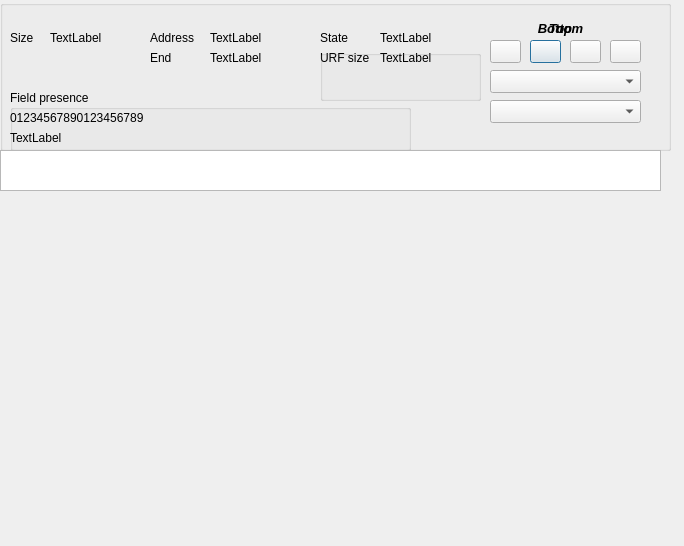
<?xml version="1.0" encoding="UTF-8"?>
<ui version="4.0">
 <class>ZRawMasterFileVisu</class>
 <widget class="QDialog" name="ZRawMasterFileVisu">
  <property name="geometry">
   <rect>
    <x>0</x>
    <y>0</y>
    <width>684</width>
    <height>546</height>
   </rect>
  </property>
  <property name="windowTitle">
   <string>Dialog</string>
  </property>
  <widget class="QGroupBox" name="groupBox">
   <property name="geometry">
    <rect>
     <x>0</x>
     <y>0</y>
     <width>671</width>
     <height>151</height>
    </rect>
   </property>
   <property name="title">
    <string/>
   </property>
   <widget class="QLabel" name="label">
    <property name="geometry">
     <rect>
      <x>150</x>
      <y>30</y>
      <width>54</width>
      <height>15</height>
     </rect>
    </property>
    <property name="text">
     <string>Address</string>
    </property>
   </widget>
   <widget class="QLabel" name="BeginLBl">
    <property name="geometry">
     <rect>
      <x>210</x>
      <y>30</y>
      <width>101</width>
      <height>16</height>
     </rect>
    </property>
    <property name="text">
     <string>TextLabel</string>
    </property>
   </widget>
   <widget class="QLabel" name="label_2">
    <property name="geometry">
     <rect>
      <x>150</x>
      <y>50</y>
      <width>54</width>
      <height>15</height>
     </rect>
    </property>
    <property name="text">
     <string>End</string>
    </property>
   </widget>
   <widget class="QLabel" name="EndLBl">
    <property name="geometry">
     <rect>
      <x>210</x>
      <y>50</y>
      <width>111</width>
      <height>16</height>
     </rect>
    </property>
    <property name="text">
     <string>TextLabel</string>
    </property>
   </widget>
   <widget class="QLabel" name="label_3">
    <property name="geometry">
     <rect>
      <x>320</x>
      <y>30</y>
      <width>54</width>
      <height>15</height>
     </rect>
    </property>
    <property name="text">
     <string>State</string>
    </property>
   </widget>
   <widget class="QLabel" name="StateLBl">
    <property name="geometry">
     <rect>
      <x>380</x>
      <y>30</y>
      <width>81</width>
      <height>16</height>
     </rect>
    </property>
    <property name="text">
     <string>TextLabel</string>
    </property>
   </widget>
   <widget class="QPushButton" name="BackwardBTn">
    <property name="geometry">
     <rect>
      <x>530</x>
      <y>40</y>
      <width>31</width>
      <height>23</height>
     </rect>
    </property>
    <property name="text">
     <string/>
    </property>
    <property name="icon">
     <iconset>
      <normaloff>../../zqt/icons/backward.gif</normaloff>../../zqt/icons/backward.gif</iconset>
    </property>
   </widget>
   <widget class="QPushButton" name="ForwardBTn">
    <property name="geometry">
     <rect>
      <x>570</x>
      <y>40</y>
      <width>31</width>
      <height>23</height>
     </rect>
    </property>
    <property name="text">
     <string/>
    </property>
    <property name="icon">
     <iconset>
      <normaloff>../../zqt/icons/forward.gif</normaloff>../../zqt/icons/forward.gif</iconset>
    </property>
   </widget>
   <widget class="QPushButton" name="BeginBTn">
    <property name="geometry">
     <rect>
      <x>490</x>
      <y>40</y>
      <width>31</width>
      <height>23</height>
     </rect>
    </property>
    <property name="text">
     <string/>
    </property>
    <property name="icon">
     <iconset>
      <normaloff>../../zqt/icons/tobegin.gif</normaloff>../../zqt/icons/tobegin.gif</iconset>
    </property>
   </widget>
   <widget class="QPushButton" name="EndBTn">
    <property name="geometry">
     <rect>
      <x>610</x>
      <y>40</y>
      <width>31</width>
      <height>23</height>
     </rect>
    </property>
    <property name="text">
     <string/>
    </property>
    <property name="icon">
     <iconset>
      <normaloff>../../zqt/icons/toend.gif</normaloff>../../zqt/icons/toend.gif</iconset>
    </property>
   </widget>
   <widget class="QLabel" name="label_4">
    <property name="geometry">
     <rect>
      <x>10</x>
      <y>30</y>
      <width>54</width>
      <height>15</height>
     </rect>
    </property>
    <property name="text">
     <string>Size</string>
    </property>
   </widget>
   <widget class="QLabel" name="FileSizeLBl">
    <property name="geometry">
     <rect>
      <x>50</x>
      <y>30</y>
      <width>101</width>
      <height>16</height>
     </rect>
    </property>
    <property name="text">
     <string>TextLabel</string>
    </property>
   </widget>
   <widget class="QLabel" name="TopLBl">
    <property name="geometry">
     <rect>
      <x>490</x>
      <y>20</y>
      <width>141</width>
      <height>16</height>
     </rect>
    </property>
    <property name="font">
     <font>
      <pointsize>10</pointsize>
      <weight>75</weight>
      <italic>true</italic>
      <bold>true</bold>
     </font>
    </property>
    <property name="text">
     <string>Top</string>
    </property>
    <property name="alignment">
     <set>Qt::AlignCenter</set>
    </property>
   </widget>
   <widget class="QLabel" name="BottomLBl">
    <property name="geometry">
     <rect>
      <x>490</x>
      <y>20</y>
      <width>141</width>
      <height>16</height>
     </rect>
    </property>
    <property name="font">
     <font>
      <pointsize>10</pointsize>
      <weight>75</weight>
      <italic>true</italic>
      <bold>true</bold>
     </font>
    </property>
    <property name="text">
     <string>Bottom</string>
    </property>
    <property name="alignment">
     <set>Qt::AlignCenter</set>
    </property>
   </widget>
   <widget class="QLabel" name="URFSizeLabelLBl">
    <property name="geometry">
     <rect>
      <x>320</x>
      <y>50</y>
      <width>54</width>
      <height>15</height>
     </rect>
    </property>
    <property name="text">
     <string>URF size</string>
    </property>
   </widget>
   <widget class="QLabel" name="URFSizeLBl">
    <property name="geometry">
     <rect>
      <x>380</x>
      <y>50</y>
      <width>81</width>
      <height>16</height>
     </rect>
    </property>
    <property name="text">
     <string>TextLabel</string>
    </property>
   </widget>
   <widget class="QComboBox" name="ViewModeCBx">
    <property name="geometry">
     <rect>
      <x>490</x>
      <y>70</y>
      <width>151</width>
      <height>23</height>
     </rect>
    </property>
   </widget>
   <widget class="QLabel" name="FieldsNbLBl">
    <property name="geometry">
     <rect>
      <x>80</x>
      <y>50</y>
      <width>31</width>
      <height>16</height>
     </rect>
    </property>
    <property name="text">
     <string/>
    </property>
   </widget>
   <widget class="QGroupBox" name="ColorsGBx">
    <property name="geometry">
     <rect>
      <x>320</x>
      <y>50</y>
      <width>161</width>
      <height>51</height>
     </rect>
    </property>
    <property name="title">
     <string/>
    </property>
    <widget class="QLabel" name="HeaderColorLBl">
     <property name="geometry">
      <rect>
       <x>70</x>
       <y>30</y>
       <width>21</width>
       <height>21</height>
      </rect>
     </property>
     <property name="text">
      <string/>
     </property>
    </widget>
    <widget class="QLabel" name="PresenceColorLBl">
     <property name="geometry">
      <rect>
       <x>100</x>
       <y>30</y>
       <width>21</width>
       <height>21</height>
      </rect>
     </property>
     <property name="text">
      <string/>
     </property>
    </widget>
    <widget class="QLabel" name="URFSizeColorLBl">
     <property name="geometry">
      <rect>
       <x>130</x>
       <y>30</y>
       <width>21</width>
       <height>21</height>
      </rect>
     </property>
     <property name="text">
      <string/>
     </property>
    </widget>
    <widget class="QLabel" name="WrongColorLBl">
     <property name="geometry">
      <rect>
       <x>10</x>
       <y>30</y>
       <width>21</width>
       <height>21</height>
      </rect>
     </property>
     <property name="text">
      <string/>
     </property>
    </widget>
    <widget class="QLabel" name="StartColorLBl">
     <property name="geometry">
      <rect>
       <x>40</x>
       <y>30</y>
       <width>21</width>
       <height>21</height>
      </rect>
     </property>
     <property name="text">
      <string/>
     </property>
    </widget>
   </widget>
   <widget class="QComboBox" name="ColorModeCBx">
    <property name="geometry">
     <rect>
      <x>490</x>
      <y>100</y>
      <width>151</width>
      <height>23</height>
     </rect>
    </property>
   </widget>
   <widget class="QGroupBox" name="FieldPresenceGBx">
    <property name="geometry">
     <rect>
      <x>10</x>
      <y>90</y>
      <width>401</width>
      <height>61</height>
     </rect>
    </property>
    <property name="title">
     <string>Field presence</string>
    </property>
    <widget class="QLabel" name="BitsetHeaderLBl">
     <property name="geometry">
      <rect>
       <x>0</x>
       <y>20</y>
       <width>401</width>
       <height>16</height>
      </rect>
     </property>
     <property name="text">
      <string>01234567890123456789</string>
     </property>
    </widget>
    <widget class="QLabel" name="BitsetContentLBl">
     <property name="geometry">
      <rect>
       <x>0</x>
       <y>40</y>
       <width>391</width>
       <height>16</height>
      </rect>
     </property>
     <property name="text">
      <string>TextLabel</string>
     </property>
    </widget>
   </widget>
  </widget>
  <widget class="QPlainTextEdit" name="MessagePTe">
   <property name="geometry">
    <rect>
     <x>0</x>
     <y>150</y>
     <width>661</width>
     <height>41</height>
    </rect>
   </property>
  </widget>
 </widget>
 <resources/>
 <connections/>
</ui>
